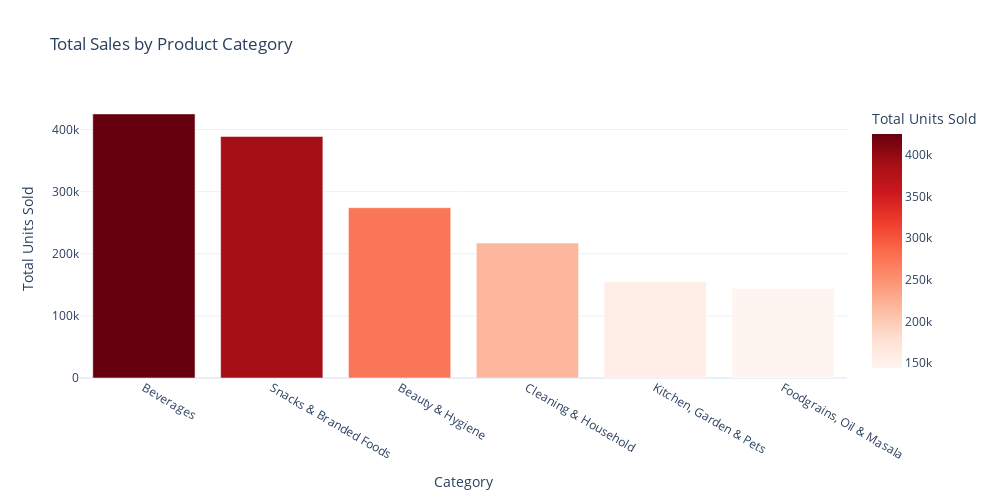

Notebook code for this chart:
### Code cell
# Cell 7: Which product categories sell the most?

# Group by category and sum quantities
category_sales = sales_df.groupby('category')['quantity_sold'].sum().reset_index()

# Sort from highest to lowest
category_sales = category_sales.sort_values('quantity_sold', ascending=False)

# Create bar chart
fig = px.bar(
    category_sales,
    x='category',
    y='quantity_sold',
    title=' Total Sales by Product Category',
    labels={'category': 'Category', 'quantity_sold': 'Total Units Sold'},
    color='quantity_sold',
    color_continuous_scale='reds',
    template='plotly_white'
)

fig.update_layout(height=500, width=1000)
fig.show()

### Figure 1 — Plotly figure (JSON) as saved in the notebook; plotly's stock layout.template omitted (floating-point values rounded to 4 significant figures)
{"data": [{"alignmentgroup": "True", "hovertemplate": "Category=%{x}<br>Total Units Sold=%{marker.color}<extra></extra>", "legendgroup": "", "marker": {"color": [425189, 388866, 274202, 217353, 155047, 144049], "coloraxis": "coloraxis", "pattern": {"shape": ""}}, "name": "", "offsetgroup": "", "orientation": "v", "showlegend": false, "textposition": "auto", "type": "bar", "x": ["Beverages", "Snacks & Branded Foods", "Beauty & Hygiene", "Cleaning & Household", "Kitchen, Garden & Pets", "Foodgrains, Oil & Masala"], "xaxis": "x", "y": [425189, 388866, 274202, 217353, 155047, 144049], "yaxis": "y"}], "layout": {"barmode": "relative", "coloraxis": {"colorbar": {"title": {"text": "Total Units Sold"}}, "colorscale": [[0, "rgb(255,245,240)"], [0.125, "rgb(254,224,210)"], [0.25, "rgb(252,187,161)"], [0.375, "rgb(252,146,114)"], [0.5, "rgb(251,106,74)"], [0.625, "rgb(239,59,44)"], [0.75, "rgb(203,24,29)"], [0.875, "rgb(165,15,21)"], [1, "rgb(103,0,13)"]]}, "height": 500, "legend": {"tracegroupgap": 0}, "title": {"text": " Total Sales by Product Category"}, "width": 1000, "xaxis": {"anchor": "y", "domain": [0, 1], "title": {"text": "Category"}}, "yaxis": {"anchor": "x", "domain": [0, 1], "title": {"text": "Total Units Sold"}}}}
